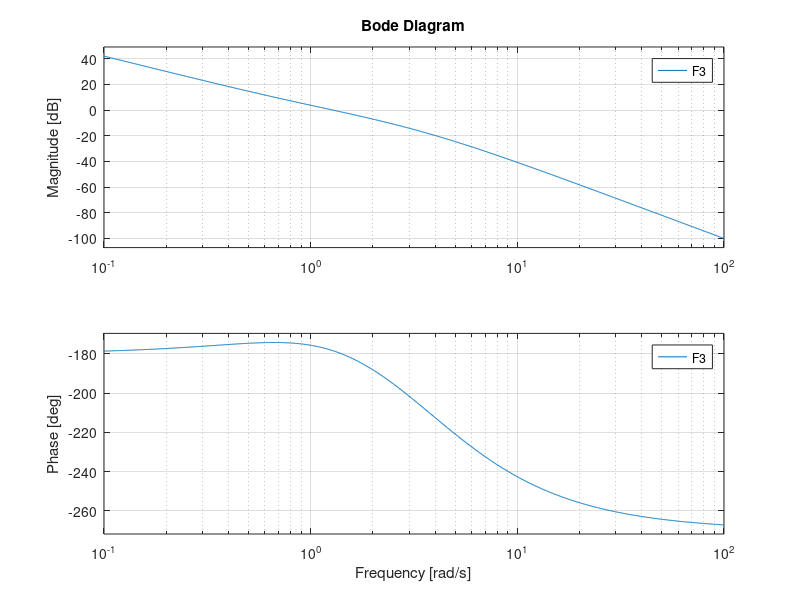
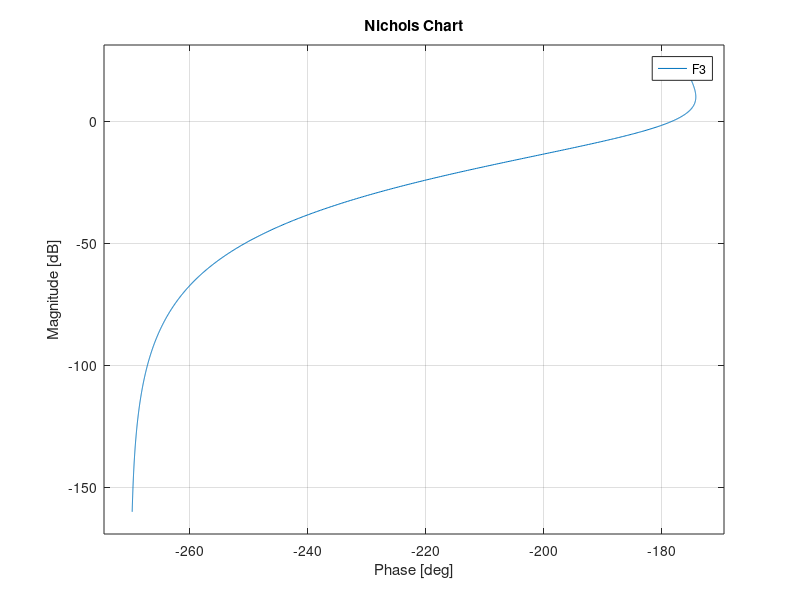

These figures' MATLAB source, in order:
clear all
close all
s = tf('s');

F1 = 1/(s*(s+2)*(s+4));

F2 = 10/s*F1;

F3 = F2*(s+1);

Kf3 = dcgain(s^2*F3);
figure,bode(F3);
figure,nichols(F3)

% dai diagrammi di bode vediamo che il modulo decresce sempre, da +inf a
% -inf in dB. Nel daigramma di Nichols ritrovo l'andamento del modulo
% sull'asse delle ordinate, quindi il diagramma scendera' da +inf a - inf.
% In che modo? Seguendo l'andamento della fase.
% Da bode vediamo che la fase iniziale vale -180, sale al di sopra per poi
% scendere fino a -270. La fase nei diagrammi di Nichols va da -360 a 0,
% quindi il diagramma partirà dall'alto dall'asse centrale verticale con
% valori un po' maggiori di -180, ad una certa pulsazione tagliera' l'asse
% per poi continuare a scendere fino a -270

% Possiamo leggere i margini di stabilita' direttamente dal diagramma di
% Nichols: il margine di guadagno viene letto in corrispondenza della
% pulsazione alla quale la fase vale -180.
% E' facile anche leggere il margine di fase, e' l'intersezione del
% diagramma con la linea orizzontale 0 dB, ovvero la omega di crossover; il
% margine di fase e' di quanto sono al di sopra di -180
